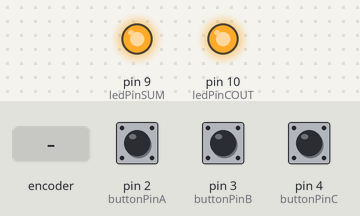
Recording of a sketch running on a simulated Arduino Uno, built with avr-gcc and run on an emulated ATmega328P. Shown: output pins drawn as LEDs (lit = HIGH). Dashed ring = blinking. The test bench sets the inputs (shaded band); at power-on: pin 4 (buttonPinC) HIGH, pin 2 (buttonPinA) HIGH, pin 3 (buttonPinB) HIGH.

Above: at 1.2 s.
1.3 s: rotary encoder on pin 2 (buttonPinA) / pin 3 (buttonPinB) turned 3 steps (first pin leading)
At 1.73 s:
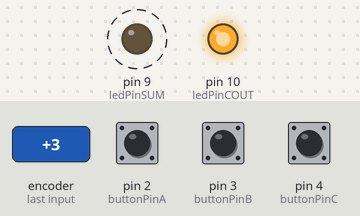
3.4 s: pin 4 (buttonPinC) pulled LOW for 3.2 s
At 4.4 s:
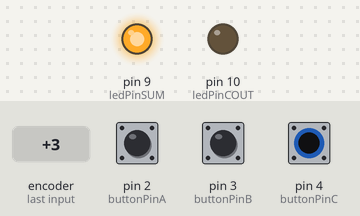
Timing chart, 0 to 8.1 s (numbered marks = the images above; inputs shaded):
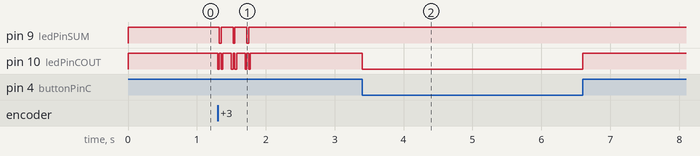

Measured:
- after the input at 1.3 s, pin 9 (ledPinSUM): alternates HIGH for 0.18 s and LOW for 0.03 s, 6 changes in all, then stays HIGH, starting at once; pin 10 (ledPinCOUT): HIGH → LOW at once, then repeats every 0.20 s: HIGH 0.03 s, LOW 0.03 s, HIGH 0.12 s, LOW 0.02 s, until it stays HIGH from 1.8 s
- after the input at 3.4 s, pin 10 (ledPinCOUT): HIGH → LOW at once, → HIGH 3.2 s later

The sketch:

1-bit-adder.ino
```cpp
int buttonPinA = 2;
int buttonPinB = 3;
int buttonPinC = 4;
int ledPinSUM = 9;
int ledPinCOUT = 10;

int A;
int B;
int C;

void setup() {
  pinMode(buttonPinA, INPUT_PULLUP);
  pinMode(buttonPinB, INPUT_PULLUP);
  pinMode(buttonPinC, INPUT_PULLUP);
  pinMode(ledPinSUM, OUTPUT);
  pinMode(ledPinCOUT, OUTPUT);
}

void loop() {
  A = digitalRead(buttonPinA);
  B = digitalRead(buttonPinB);
  C = digitalRead(buttonPinC);


  if(A == 1 && B == 0 && C == 0 || A == 0 && B == 1 && C == 0 || A == 0 && B == 0 && C == 1){
      digitalWrite(ledPinCOUT, HIGH);
      digitalWrite(ledPinSUM, LOW);
  }
  else if(A == 0 && B == 0 && C == 0){
      digitalWrite(ledPinCOUT, LOW);
      digitalWrite(ledPinSUM, LOW);
  }
  else if(A == 1 && B == 1 && C == 1){
      digitalWrite(ledPinCOUT, HIGH);
      digitalWrite(ledPinSUM, HIGH);
  }else{
      digitalWrite(ledPinCOUT, LOW);
      digitalWrite(ledPinSUM, HIGH);
  }
}
```
